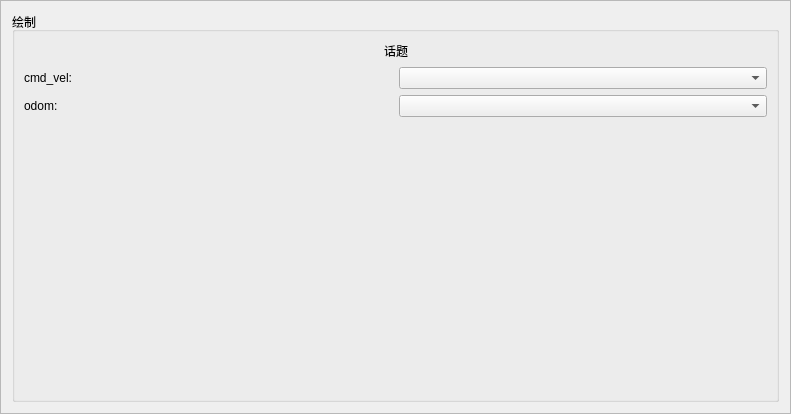
<?xml version="1.0" encoding="UTF-8"?>
<ui version="4.0">
 <class>plot_configuration_frame</class>
 <widget class="QFrame" name="plot_configuration_frame">
  <property name="geometry">
   <rect>
    <x>0</x>
    <y>0</y>
    <width>791</width>
    <height>414</height>
   </rect>
  </property>
  <property name="windowTitle">
   <string>Frame</string>
  </property>
  <property name="frameShape">
   <enum>QFrame::StyledPanel</enum>
  </property>
  <property name="frameShadow">
   <enum>QFrame::Raised</enum>
  </property>
  <layout class="QVBoxLayout" name="verticalLayout_4">
   <item>
    <widget class="QGroupBox" name="groupBox1">
     <property name="maximumSize">
      <size>
       <width>32767</width>
       <height>32767</height>
      </size>
     </property>
     <property name="title">
      <string>绘制</string>
     </property>
     <layout class="QVBoxLayout" name="verticalLayout">
      <item>
       <layout class="QVBoxLayout" name="verticalLayout_2">
        <item>
         <layout class="QHBoxLayout" name="horizontalLayout_5">
          <item>
           <spacer name="horizontalSpacer">
            <property name="orientation">
             <enum>Qt::Horizontal</enum>
            </property>
            <property name="sizeHint" stdset="0">
             <size>
              <width>40</width>
              <height>20</height>
             </size>
            </property>
           </spacer>
          </item>
          <item>
           <widget class="QLabel" name="label_3">
            <property name="text">
             <string>话题</string>
            </property>
           </widget>
          </item>
          <item>
           <spacer name="horizontalSpacer_2">
            <property name="orientation">
             <enum>Qt::Horizontal</enum>
            </property>
            <property name="sizeHint" stdset="0">
             <size>
              <width>40</width>
              <height>20</height>
             </size>
            </property>
           </spacer>
          </item>
         </layout>
        </item>
        <item>
         <layout class="QHBoxLayout" name="horizontalLayout">
          <item>
           <widget class="QLabel" name="label">
            <property name="text">
             <string>cmd_vel:</string>
            </property>
           </widget>
          </item>
          <item>
           <widget class="QComboBox" name="_cmd_topic_comboBox"/>
          </item>
         </layout>
        </item>
        <item>
         <layout class="QHBoxLayout" name="horizontalLayout_3">
          <item>
           <widget class="QLabel" name="label_2">
            <property name="text">
             <string>odom:</string>
            </property>
           </widget>
          </item>
          <item>
           <widget class="QComboBox" name="_odom_topic_comboBox"/>
          </item>
         </layout>
        </item>
        <item>
         <layout class="QHBoxLayout" name="horizontalLayout_4">
          <item>
           <spacer name="verticalSpacer">
            <property name="orientation">
             <enum>Qt::Vertical</enum>
            </property>
            <property name="sizeHint" stdset="0">
             <size>
              <width>20</width>
              <height>40</height>
             </size>
            </property>
           </spacer>
          </item>
          <item>
           <widget class="QWidget" name="_plot_widget" native="true">
            <layout class="QVBoxLayout" name="verticalLayout_3">
             <item>
              <widget class="DataPlot" name="_widget_data_plot" native="true"/>
             </item>
            </layout>
           </widget>
          </item>
         </layout>
        </item>
       </layout>
      </item>
     </layout>
    </widget>
   </item>
  </layout>
 </widget>
 <customwidgets>
  <customwidget>
   <class>DataPlot</class>
   <extends>QWidget</extends>
   <header>rqt_plot.data_plot</header>
   <container>1</container>
  </customwidget>
 </customwidgets>
 <resources>
  <include location="../text.qrc"/>
 </resources>
 <connections/>
</ui>
